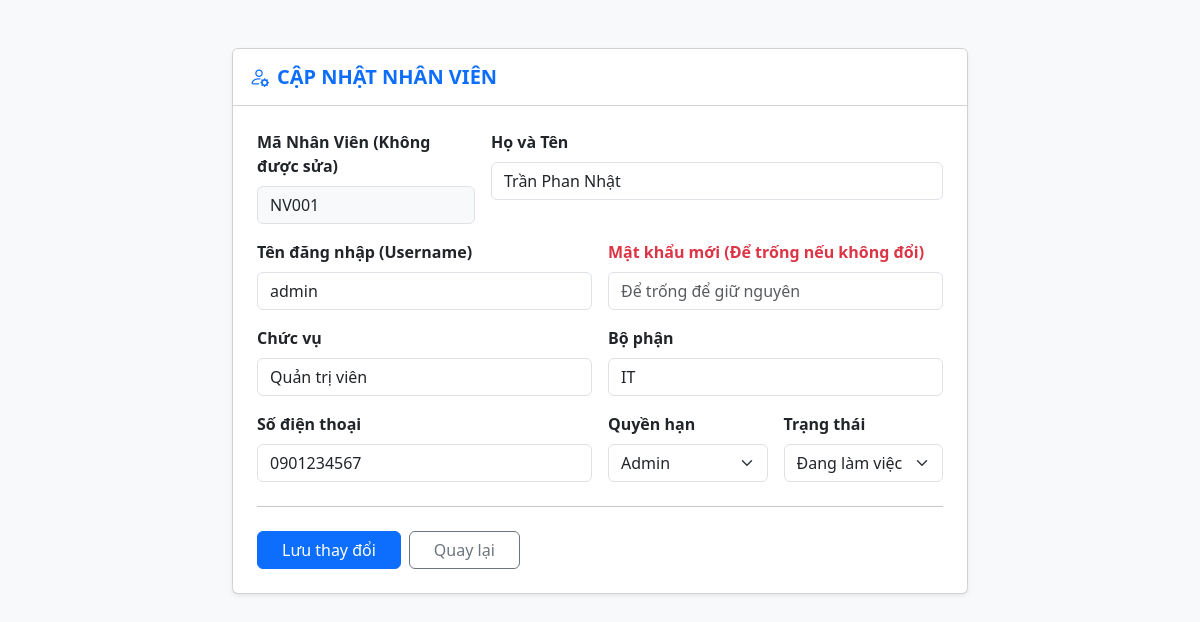
Screenshot of /admin/nhan_vien/nv_sua.php?id=NV001 (signed in) with the database file from the repository.
### tables this page shows
CREATE TABLE IF NOT EXISTS NHAN_VIEN (
    maNV CHAR(10) PRIMARY KEY,
    tenNV VARCHAR(100) NOT NULL,
    chucVu VARCHAR(50) NOT NULL,
    boPhan VARCHAR(50) NOT NULL,
    soDienThoai VARCHAR(15) NULL,
    dangLamViec TINYINT(1) DEFAULT 1,
    tenDangNhap VARCHAR(50) NULL,
    matKhau VARCHAR(255) NULL,
    quyenHan INT DEFAULT 1 COMMENT "1: Admin, 2: Quanly, 3: Nhanvien"
);

### thuvien.php (called while the page is built, shortened)
<?php
function e($chuoi) {
    return htmlspecialchars($chuoi ?? '', ENT_QUOTES, 'UTF-8');
}
function chongSQLInjection($conn, $chuoi) {
    return $conn->real_escape_string($chuoi ?? '');
}

### admin/nhan_vien/nv_sua.php (the view, shortened to what this page needs)
<?php
require_once "../../thuvien.php";
require_once "../../cauhinh.php";
$id = trim($_GET['id'] ?? '');
$id_esc = chongSQLInjection($conn, $id);
$sql = "SELECT * FROM NHAN_VIEN WHERE maNV = '$id_esc'";
$result = $conn->query($sql);
$data = $result->fetch_assoc();
?>
<!DOCTYPE html>
<html lang="vi">
<head>
    <link href="https://cdn.jsdelivr.net/npm/bootstrap@5.3.0/dist/css/bootstrap.min.css" rel="stylesheet">
    <link rel="stylesheet" href="https://cdn.jsdelivr.net/npm/bootstrap-icons@1.11.0/font/bootstrap-icons.css">
</head>
<body class="bg-light">
<div class="container py-5">
    <div class="row justify-content-center">
        <div class="col-md-8">
            <div class="card shadow-sm">
                <div class="card-header bg-white py-3">
                    <h5 class="mb-0 fw-bold text-primary"><i class="bi bi-person-gear me-2"></i>CẬP NHẬT NHÂN VIÊN</h5>
                </div>
                <div class="card-body p-4">
                    <form action="nv_sua_submit.php" method="POST">
                        <div class="row g-3">
                            <div class="col-md-4">
                                <label class="form-label fw-semibold">Mã Nhân Viên (Không được sửa)</label>
                                <input type="text" name="maNV" class="form-control bg-light" value="<?php echo e($data['maNV']); ?>" readonly>
                            </div>
                            <div class="col-md-8">
                                <label class="form-label fw-semibold">Họ và Tên</label>
                                <input type="text" name="tenNV" class="form-control" value="<?php echo e($data['tenNV']); ?>" required>
                            </div>
                            <div class="col-md-6">
                                <label class="form-label fw-semibold">Tên đăng nhập (Username)</label>
                                <input type="text" name="tenDangNhap" class="form-control" value="<?php echo e($data['tenDangNhap']); ?>" required>
                            </div>
                            <div class="col-md-6">
                                <label class="form-label fw-semibold text-danger">Mật khẩu mới (Để trống nếu không đổi)</label>
                                <input type="password" name="matKhau" class="form-control" placeholder="Để trống để giữ nguyên">
                            </div>
                            <div class="col-md-6">
                                <label class="form-label fw-semibold">Chức vụ</label>
                                <input type="text" name="chucVu" class="form-control" value="<?php echo e($data['chucVu']); ?>" required>
                            </div>
                            <div class="col-md-6">
                                <label class="form-label fw-semibold">Bộ phận</label>
                                <input type="text" name="boPhan" class="form-control" value="<?php echo e($data['boPhan']); ?>" required>
                            </div>
                            <div class="col-md-6">
                                <label class="form-label fw-semibold">Số điện thoại</label>
                                <input type="text" name="soDienThoai" class="form-control" value="<?php echo e($data['soDienThoai']); ?>">
                            </div>
                            <div class="col-md-3">
                                <label class="form-label fw-semibold">Quyền hạn</label>
                                <select name="quyenHan" class="form-select">
                                    <option value="1" <?php echo ($data['quyenHan'] == 1) ? 'selected' : ''; ?>>Admin</option>
                                </select>
                            </div>
                            <div class="col-md-3">
                                <label class="form-label fw-semibold">Trạng thái</label>
                                <select name="dangLamViec" class="form-select">
                                    <option value="1" <?php echo ($data['dangLamViec'] == 1) ? 'selected' : ''; ?>>Đang làm việc</option>
                                </select>
                            </div>
                        </div>
                        <hr class="my-4">
                        <div class="d-flex gap-2">
                            <button type="submit" class="btn btn-primary px-4">Lưu thay đổi</button>
                            <a href="nv_hienthi.php" class="btn btn-outline-secondary px-4">Quay lại</a>
                        </div>
                    </form>
                </div>
            </div>
        </div>
    </div>
</div>
</body>
</html>

### rows the page displays
nhan_vien: maNV "NV001", tenNV "Trần Phan Nhật", tenDangNhap "admin", chucVu "Quản trị viên", boPhan "IT", soDienThoai "0901234567", quyenHan "Admin", dangLamViec "Đang làm việc"
